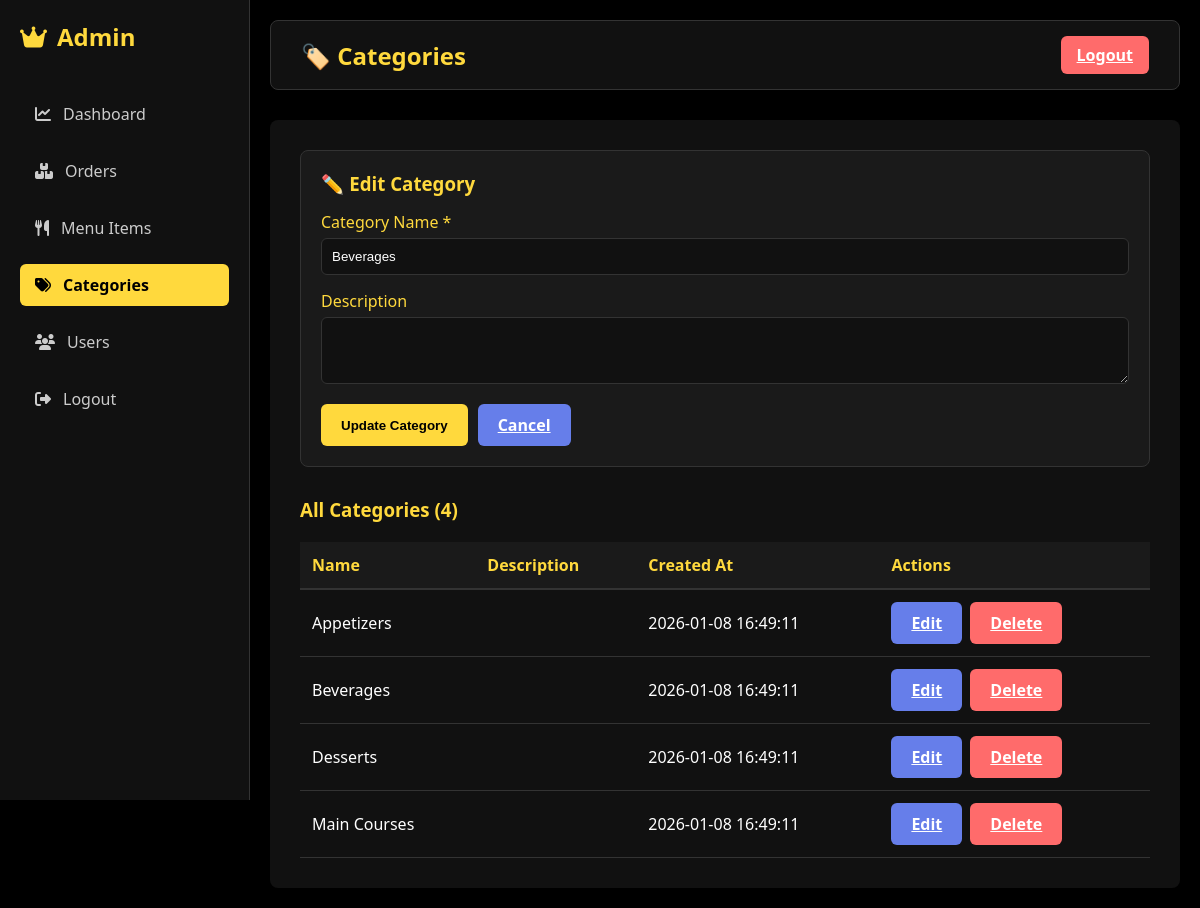
Page /admin/categories.php?action=edit&id=4 (signed in) on the committed database.
### tables this page shows
CREATE TABLE IF NOT EXISTS categories (
    id INT PRIMARY KEY AUTO_INCREMENT,
    name VARCHAR(255) NOT NULL UNIQUE,
    description TEXT,
    created_at TIMESTAMP DEFAULT CURRENT_TIMESTAMP
);

### admin/categories.php (the view, shortened to what this page needs)
<?php
require '../config.php';
$action = $_GET['action'] ?? null;
$result = $conn->query("SELECT * FROM categories ORDER BY name");
$categories = [];
if ($result && $result->num_rows > 0) {
    while ($row = $result->fetch_assoc()) {
        $categories[] = $row;
    }
}
$edit_category = null;
if ($action === 'edit' && isset($_GET['id'])) {
    $id = intval($_GET['id']);
    $result = $conn->query("SELECT * FROM categories WHERE id = $id");
    if ($result && $result->num_rows > 0) {
        $edit_category = $result->fetch_assoc();
    }
}
?>
<!DOCTYPE html>
<html lang="en">
<head>
<link rel="stylesheet" href="https://cdnjs.cloudflare.com/ajax/libs/font-awesome/6.5.0/css/all.min.css">
</head>
<body>
<div class="admin-layout">
    <div class="sidebar">
        <div class="sidebar-logo">
            <i class="fas fa-crown"></i> Admin
        </div>
        <ul class="sidebar-menu">
            <li><a href="dashboard.php"><i class="fas fa-chart-line"></i> Dashboard</a></li>
            <li><a href="orders.php"><i class="fas fa-boxes"></i> Orders</a></li>
            <li><a href="menu.php"><i class="fas fa-utensils"></i> Menu Items</a></li>
            <li><a href="categories.php" class="active"><i class="fas fa-tags"></i> Categories</a></li>
            <li><a href="users.php"><i class="fas fa-users"></i> Users</a></li>
            <li><a href="logout.php"><i class="fas fa-sign-out-alt"></i> Logout</a></li>
        </ul>
    </div>
    <div class="main-content">
        <div class="navbar">
            <div class="navbar-title">🏷️ Categories</div>
            <a href="logout.php" class="logout-btn">Logout</a>
        </div>
        <div class="content-area">
            <div class="form-section">
                <h3 style="color: #FFD93D; margin-bottom: 15px;">
                    <?php echo $edit_category ? '✏️ Edit Category' : '➕ Add New Category'; ?>
                </h3>
                <form method="POST">
                    <div class="form-group">
                        <label>Category Name *</label>
                        <input type="text" name="name" value="<?php echo htmlspecialchars($edit_category['name'] ?? ''); ?>" required>
                    </div>
                    <div class="form-group">
                        <label>Description</label>
                        <textarea name="description" rows="3"><?php echo htmlspecialchars($edit_category['description'] ?? ''); ?></textarea>
                    </div>
                    <div class="form-buttons">
                        <button type="submit" class="btn btn-primary">
                            <?php echo $edit_category ? 'Update Category' : 'Add Category'; ?>
                        </button>
                        <?php if ($edit_category): ?>
                            <a href="categories.php" class="btn btn-secondary">Cancel</a>
                        <?php endif; ?>
                    </div>
                </form>
            </div>
            <h3 style="color: #FFD93D; margin-bottom: 15px;">All Categories (<?php echo count($categories); ?>)</h3>
            <table>
                <thead>
                    <tr>
                        <th>Name</th>
                        <th>Description</th>
                        <th>Created At</th>
                        <th>Actions</th>
                    </tr>
                </thead>
                <tbody>
                    <?php foreach ($categories as $category): ?>
                        <tr>
                            <td><?php echo htmlspecialchars($category['name']); ?></td>
                            <td><?php echo htmlspecialchars($category['description'] ?? ''); ?></td>
                            <td><?php echo $category['created_at']; ?></td>
                            <td>
                                <div class="action-btns">
                                    <a href="?action=edit&id=<?php echo $category['id']; ?>" class="btn btn-secondary">Edit</a>
                                    <a href="?action=delete&id=<?php echo $category['id']; ?>" class="btn btn-danger" onclick="return confirm('Delete this category?')">Delete</a>
                                </div>
                            </td>
                        </tr>
                    <?php endforeach; ?>
                </tbody>
            </table>
        </div>
    </div>
</div>
</body>
</html>

### admin/categories.php (style rules this page uses)
* { margin: 0; padding: 0; box-sizing: border-box; }
body { font-family: 'Segoe UI', sans-serif; background: #000; color: #fff; }
.admin-layout { display: flex; min-height: 100vh; }
.sidebar { width: 250px; background: #111; padding: 20px; position: fixed; height: 100vh; overflow-y: auto; border-right: 1px solid #333; }
.sidebar-logo { font-size: 24px; font-weight: bold; color: #FFD93D; margin-bottom: 40px; display: flex; align-items: center; gap: 10px; }
.sidebar-menu { list-style: none; }
.sidebar-menu li { margin-bottom: 15px; }
.sidebar-menu a { color: #ccc; text-decoration: none; display: flex; align-items: center; gap: 12px; padding: 10px 15px; border-radius: 6px; transition: 0.3s; }
.sidebar-menu a.active { background: #FFD93D; color: #000; font-weight: bold; }
.main-content { margin-left: 250px; padding: 20px; flex: 1; }
.navbar { background: #111; padding: 15px 30px; border-radius: 8px; display: flex; justify-content: space-between; align-items: center; margin-bottom: 30px; border: 1px solid #333; }
.navbar-title { font-size: 24px; color: #FFD93D; font-weight: bold; }
.logout-btn { background: #FF6B6B; color: #fff; padding: 8px 16px; border: none; border-radius: 6px; cursor: pointer; font-weight: bold; }
.content-area { background: #111; padding: 30px; border-radius: 8px; }
.form-section { background: #1a1a1a; padding: 20px; border-radius: 8px; margin-bottom: 30px; border: 1px solid #333; }
.form-group { margin-bottom: 15px; }
.form-group label { display: block; color: #FFD93D; margin-bottom: 5px; font-weight: 500; }
.form-group input, .form-group textarea { width: 100%; padding: 10px; background: #111; border: 1px solid #333; border-radius: 6px; color: #fff; }
.form-buttons { display: flex; gap: 10px; }
.btn { padding: 10px 20px; border: none; border-radius: 6px; cursor: pointer; font-weight: bold; transition: 0.3s; }
.btn-primary { background: #FFD93D; color: #000; }
.btn-secondary { background: #667eea; color: #fff; }
.btn-danger { background: #FF6B6B; color: #fff; }
table { width: 100%; border-collapse: collapse; margin-top: 20px; }
table th { background: #1a1a1a; padding: 12px; text-align: left; color: #FFD93D; font-weight: 600; border-bottom: 2px solid #333; }
table td { padding: 12px; border-bottom: 1px solid #333; }
.action-btns { display: flex; gap: 8px; }

### rows in the picture
categories: name "Beverages", created_at "2026-01-08 16:49:11"
categories: name "Appetizers", created_at "2026-01-08 16:49:11"
categories: name "Desserts", created_at "2026-01-08 16:49:11"
categories: name "Main Courses", created_at "2026-01-08 16:49:11"

### other values in the picture
count($categories) "4"
